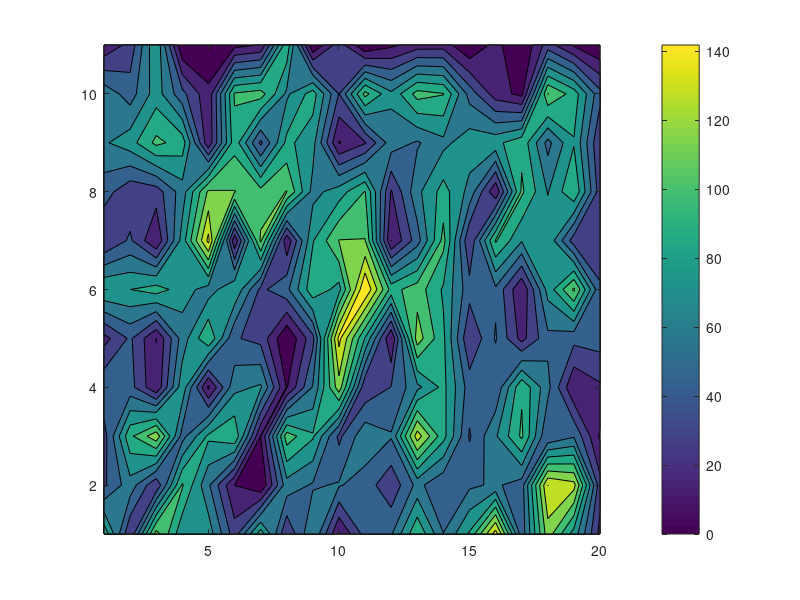

The MATLAB source for this figure:
clear all;
clc;

load('EUA_Req_Position.mat');
xs = max(UPosition(:,1));
ys = max(UPosition(:,2));
scale = 100;
xm = ceil(xs / scale);
ym = ceil(ys / scale);


% max x value = 1947.8367956637    2000 / 50 = 40
% max y value = 1045.83633704022   1050 / 50 = 21

x = zeros(xm, ym);
y = zeros(xm, ym);
z = zeros(xm, ym);

for i=1:ym
    x(:, i) = [1:xm];
end

for i=1:xm
    y(i, :) = [1:ym];
end

for i=1:length(UPosition)
    xind = ceil(UPosition(i,1) / scale);
    yind = ceil(UPosition(i,2) / scale);
    z(xind, yind) = z(xind, yind) + 1;
end

surf(x, y, z);
contourf(x, y, z);
colorbar

% 如何生成一些新的请求？
